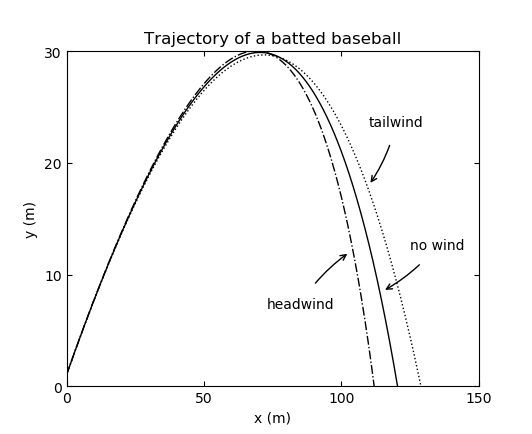

Reproduce this figure in Python.
import matplotlib.pyplot as plt 
import numpy as np
import math
# set up Constants
dt = 0.01 # time step interval, 
Vd = 35 # m/s
delta = 5 # m/s
grav = 9.8 # gravity, in m/1s

xylist = []
xylist.append([]) # no wind x 
xylist.append([]) # no wind y 
xylist.append([]) # tail wind x
xylist.append([]) # tail wind y
xylist.append([]) # head wind x
xylist.append([]) # head wind y


# initial settings
x = 0.0 # initial x position,
y = 1.0 # initial y position,
t = 0.0 # initial time
vTot = 49 # initial velocity,
vx = vTot * math.cos(math.radians(35)) 
vy = vTot * math.sin(math.radians(35))

# getNewV function calculates adjusted values for velocities in both x and y directions after applying wind drag
def getNewV (Vx, Vy, Vwind, xy):
    if xy == 0:
        WindDif = Vx-Vwind 
        V = Vx
    else:
        WindDif = Vy
        V = Vy
        V -= (grav*dt)
    Vadj = math.sqrt((Vx - Vwind)**2+Vy**2) # magnitude of total air Velocity adjusted with wind speed
    V -= windDrag(Vadj, WindDif) * (0.0039 + (0.0058/(1 + math.exp((Vadj - Vd)/delta)))) * dt 
    return V;

# calculates a portion of the wind drag effect 
def windDrag (Vadj, Winddif):
    drag = Vadj * Winddif
    return drag;

# resets main parameters to original values - called before each plot 
def reset():
    global x
    x = 0.0
    global y
    y = 1.0
    global vTot
    vTot = 49
    global vx
    vx = vTot * math.cos(math.radians(35))
    global vy
    vy = vTot * math.sin(math.radians(35))
    return;
    # ball with no wind 

while y > -5 :
    xylist[0].append(x) 
    xylist[1].append(y) 
    x += (vx * dt)
    y += (vy * dt)
    vx = getNewV(vx, vy, 0, 0) 
    vy = getNewV(vx, vy, 0, 1)

reset()
# ball with tail wind 
while y > -5 :
    xylist[2].append(x) 
    xylist[3].append(y) 
    x += (vx * dt)
    y += (vy * dt)
    vx = getNewV(vx, vy, 4.4, 0) 
    vy = getNewV(vx, vy, 4.4, 1)

reset()
# ball with head wind 
while y > -5 :
    xylist[4].append(x) 
    xylist[5].append(y) 
    x += (vx * dt)
    y += (vy * dt)
    vx = getNewV(vx, vy, -4.4, 0) 
    vy = getNewV(vx, vy, -4.4, 1)

#Set specifications for the plot's display plt.margins(0)
plt.xlabel('x (m)')
plt.ylabel('y (m)')
plt.yticks(ticks = (0,10,20,30))
plt.xticks(ticks = (0,50,100,150))
plt.title('Trajectory of a batted baseball') 
plt.plot(xylist[0],xylist[1],"-k",xylist[2],xylist[3],":k",xylist[4],xylist[5],"-.k",lw = 1) 
plt.annotate('headwind', xy=(103, 12), xytext=(85,8),
    arrowprops=dict(arrowstyle = '->',shrinkA = 10,
    connectionstyle = 'arc3,rad=-0.1'),ha='center',va = 'top') 
plt.annotate('tailwind', xy=(110, 18), xytext=(120,23),
    arrowprops=dict(arrowstyle = '->',shrinkA = 10,
    connectionstyle = 'arc3,rad=-0.1'),ha='center',va = 'bottom') 
plt.annotate('no wind', xy=(115, 8.5), xytext=(135,12),
    arrowprops=dict(arrowstyle = '->',shrinkA = 10,
    connectionstyle = 'arc3,rad=-0.1'),ha='center',va = 'bottom') 
plt.axis([0,150,0,30])
plt.tick_params(direction = 'in', right = True, top = True) 
plt.show()
